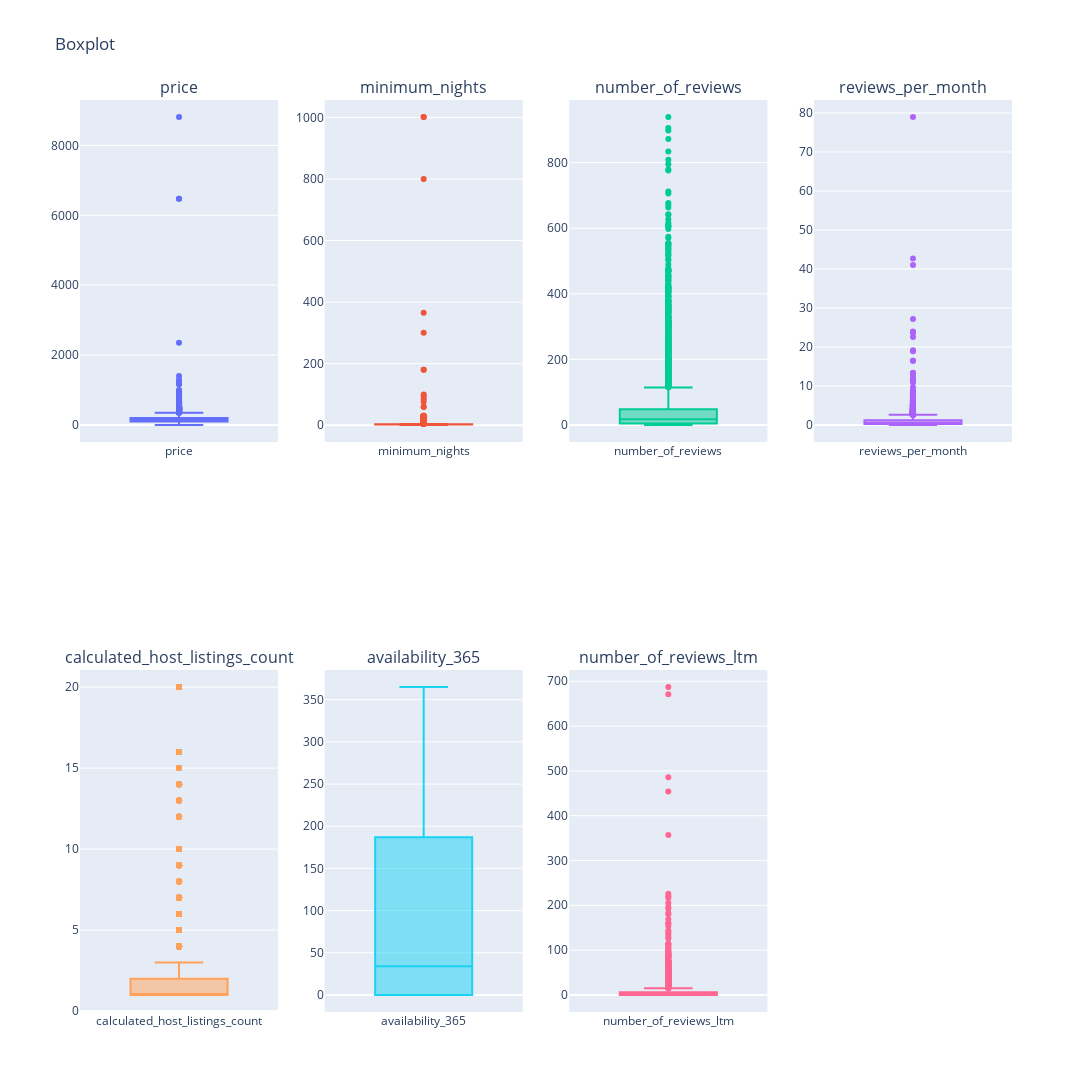

The cell this chart's notebook holds for it:
### Code cell
# Boxplots
boxplots = create_subplots(df_listings, plot_type="boxplot", exclude_cols=["latitude", "longitude"])
boxplots.show()

### Figure 1 — Plotly figure (JSON) as saved in the notebook; plotly's stock layout.template omitted (floating-point values rounded to 4 significant figures; data arrays with more than 128 entries replaced by an {"elided": "..."} marker saying what was removed)
{"data": [{"name": "price", "y": {"elided": "5732 int values"}, "type": "box", "xaxis": "x", "yaxis": "y"}, {"name": "minimum_nights", "y": {"elided": "5732 int values"}, "type": "box", "xaxis": "x2", "yaxis": "y2"}, {"name": "number_of_reviews", "y": {"elided": "5732 int values"}, "type": "box", "xaxis": "x3", "yaxis": "y3"}, {"name": "reviews_per_month", "y": {"elided": "5732 float values"}, "type": "box", "xaxis": "x4", "yaxis": "y4"}, {"name": "calculated_host_listings_count", "y": {"elided": "5732 int values"}, "type": "box", "xaxis": "x5", "yaxis": "y5"}, {"name": "availability_365", "y": {"elided": "5732 int values"}, "type": "box", "xaxis": "x6", "yaxis": "y6"}, {"name": "number_of_reviews_ltm", "y": {"elided": "5732 int values"}, "type": "box", "xaxis": "x7", "yaxis": "y7"}], "layout": {"xaxis": {"anchor": "y", "domain": [0.0, 0.2125]}, "yaxis": {"anchor": "x", "domain": [0.625, 1.0]}, "xaxis2": {"anchor": "y2", "domain": [0.2625, 0.475]}, "yaxis2": {"anchor": "x2", "domain": [0.625, 1.0]}, "xaxis3": {"anchor": "y3", "domain": [0.525, 0.7375]}, "yaxis3": {"anchor": "x3", "domain": [0.625, 1.0]}, "xaxis4": {"anchor": "y4", "domain": [0.7875, 1.0]}, "yaxis4": {"anchor": "x4", "domain": [0.625, 1.0]}, "xaxis5": {"anchor": "y5", "domain": [0.0, 0.2125]}, "yaxis5": {"anchor": "x5", "domain": [0.0, 0.375]}, "xaxis6": {"anchor": "y6", "domain": [0.2625, 0.475]}, "yaxis6": {"anchor": "x6", "domain": [0.0, 0.375]}, "xaxis7": {"anchor": "y7", "domain": [0.525, 0.7375]}, "yaxis7": {"anchor": "x7", "domain": [0.0, 0.375]}, "xaxis8": {"anchor": "y8", "domain": [0.7875, 1.0]}, "yaxis8": {"anchor": "x8", "domain": [0.0, 0.375]}, "annotations": [{"font": {"size": 16}, "showarrow": false, "text": "price", "x": 0.1062, "xanchor": "center", "xref": "paper", "y": 1.0, "yanchor": "bottom", "yref": "paper"}, {"font": {"size": 16}, "showarrow": false, "text": "minimum_nights", "x": 0.3688, "xanchor": "center", "xref": "paper", "y": 1.0, "yanchor": "bottom", "yref": "paper"}, {"font": {"size": 16}, "showarrow": false, "text": "number_of_reviews", "x": 0.6313, "xanchor": "center", "xref": "paper", "y": 1.0, "yanchor": "bottom", "yref": "paper"}, {"font": {"size": 16}, "showarrow": false, "text": "reviews_per_month", "x": 0.8938, "xanchor": "center", "xref": "paper", "y": 1.0, "yanchor": "bottom", "yref": "paper"}, {"font": {"size": 16}, "showarrow": false, "text": "calculated_host_listings_count", "x": 0.1062, "xanchor": "center", "xref": "paper", "y": 0.375, "yanchor": "bottom", "yref": "paper"}, {"font": {"size": 16}, "showarrow": false, "text": "availability_365", "x": 0.3688, "xanchor": "center", "xref": "paper", "y": 0.375, "yanchor": "bottom", "yref": "paper"}, {"font": {"size": 16}, "showarrow": false, "text": "number_of_reviews_ltm", "x": 0.6313, "xanchor": "center", "xref": "paper", "y": 0.375, "yanchor": "bottom", "yref": "paper"}], "title": {"text": "Boxplot"}, "showlegend": false, "height": 1200, "width": 1400}}
